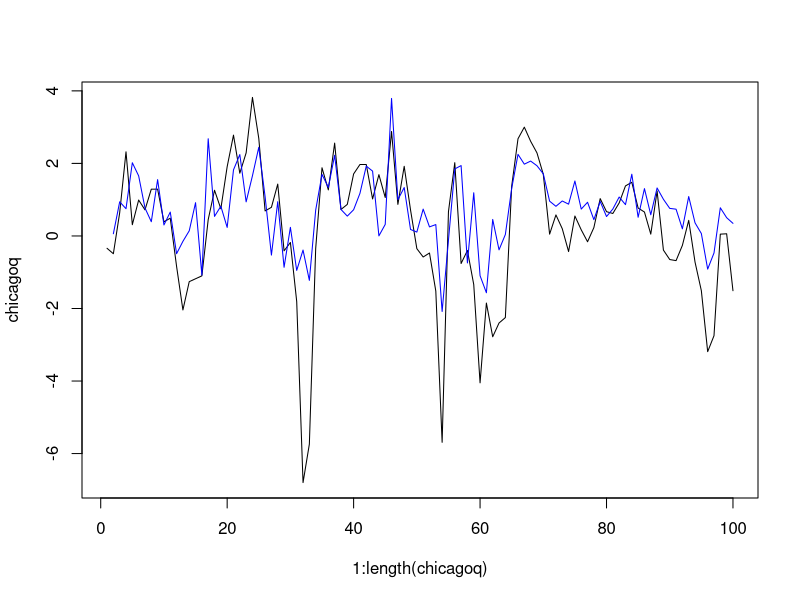

Reproduce this figure in R. (Note: this script raises an error after producing the figure.)
# c01_prepare_data_m.R ----

## Import ----

### Monthly data ----

# xlsdata <- read.xls('data/data_m_in.xlsx')
xlsdata <- readxl::read_excel(path = "data/data_m_in.xlsx")
data    <- xlsdata[, 3:ncol(xlsdata)]
labels  <- colnames(data)

## Timing and labeling ----
# Note: The problem with time is that as a data frame with just one column,
# it gets converted to a vector, which is useful for plotting.
# But as a tibble, it remains a two-dimensional object (column-vector) and
# we have to transpose it to become a vector.
# We can use time or as.vector(time) ...
time         <- xlsdata[, 1] + (1 / 12) * (xlsdata[, 2] - 1)
# labelmat     <- read.xls('data/data_m_in.xlsx', sheet = 2, header = FALSE)
labelmat     <- readxl::read_excel(path = "data/data_m_in.xlsx", sheet = 2)
labels_print <- labels

for (vv in 1:length(labels_print)) {
  
  col <- which(labelmat[, 1] %in% labels[vv])
  
  if (length(col) > 0) {
    
    labels_print[vv] <- as.character(labelmat[col, 2])
  }
}

rm(xlsdata, labelmat, vv, col)

## Data treatment ----
# 100 * log of variables in levels (replace series)
var <- c('IP', 'CPI', 'CoreCPI', 'GDPIHS', 'PotGDP', 'PPI')

for (vv in 1:length(var)) {
  
  col <- which(labels %in% var[vv])
  
  if (length(col) > 0) {
    
    data[, col] <- 100 * log(data[, col])
  }
}

# y/y growth rates (generate new series)
var <- c('IP', 'CPI', 'CoreCPI', 'PPI')

for (vv in 1:length(var)) {
  
  col <- which(labels %in% var[vv])
  
  if (length(col) > 0) {
    
    data <- cbind(data, NA)
    data[13:nrow(data), ncol(data)] <- data[13:nrow(data), col] - data[1:(nrow(data) - 12), col]
    colnames(data)[ncol(data)] <- paste0(var[vv], 'Gr12')
    labels <- colnames(data)
    labels_print <- c(labels_print, paste0(var[vv], ' growth'))
  }
}

labels_print[which(labels %in% 'CPIGr12')]     <- 'Inflation'
labels_print[which(labels %in% 'CoreCPIGr12')] <- 'Inflation'
labels_print[which(labels %in% 'PPIGr12')]     <- 'Commodity price inflation'

# first difference
var <- c('FFR', 'FFRshadow', 'CPI', 'CoreCPI', 'GDPgap')

for (vv in 1:length(var)) {
  
  col <- which(labels %in% var[vv])
  
  if (length(col) > 0) {
    
    data <- cbind(data, NA)
    data[2:nrow(data), ncol(data)] <- data[2:nrow(data), col] - data[1:(nrow(data) - 1), col]
    colnames(data)[ncol(data)] <- paste0('d', var[vv])
    labels <- colnames(data)
    labels_print <- c(labels_print, paste0(labels_print[col], ' growth'))
  }
}

labels_print[which(labels %in% 'dFFR')]     <- 'Interest rate change'
labels_print[which(labels %in% 'dCPI')]     <- 'Inflation'
labels_print[which(labels %in% 'dCoreCPI')] <- 'Inflation'

# moving average
var <- c('dGDPgap')

for (vv in 1:length(var)) {
  
  col <- which(labels %in% var[vv])
  
  if (length(col) > 0) {
    
    data <- cbind(data, NA)
    data[, ncol(data)] <- c(stats::filter(data[, col], rep(1/20, 20), sides = 1))
    colnames(data)[ncol(data)] <- paste0(var[vv], 'MA20')
    labels <- colnames(data)
    labels_print <- c(labels_print, paste0(labels_print[col], ' Trend'))
  }
}

# change the volatility of the monthly Chicago index implies the same std of
# its quarterly aggregate and the real GDP growth rate
col <- which(labels %in% 'oriChicago')
chicagom <- data[, col]
year    <- floor(time)
month   <- (time - year) * 12 + 1
quarter <- ifelse(month <= 3.1, 1,
                  ifelse((month >= 3.9 & month <= 6.1), 2,
                  ifelse((month >= 6.9 & month <= 9.1), 3, 4)))
quarter  <- year + (quarter / 4 - 0.25)
qvalues  <- unique(quarter[year < 1992]) # only need period prior to 1992
chicagoq <- rep(NA, length(qvalues))

for (qq in 1:length(qvalues)) {
  chicagoq[qq] <- sum(chicagom[quarter == qvalues[qq]], na.rm = TRUE)
}

### Quarterly data ----

# dataq     <- read.xls('data/data_m_in.xlsx', sheet = 4, header = TRUE)
dataq     <- readxl::read_excel(path = "data/data_m_in.xlsx", sheet = 4)
GDPgrowth <- dataq$GDPgrowth[1:length(chicagoq)]

plot(1:length(chicagoq), chicagoq, 'l')
lines(1:length(chicagoq), GDPgrowth, 'l', col = 'blue')

chicagoq  <- chicagoq[2:length(chicagoq)]
GDPgrowth <- GDPgrowth[2:length(GDPgrowth)]

lm(GDPgrowth ~ 0 + chicagoq)

rm(chicagom, chicagoq, GDPgrowth, month, year, quarter, qq, qvalues)

# monthly output gap: compare own measure to quarterly CBO measure and
# hp-filtered version

dataq     <- dataq[1:215, c('GDP', 'GDPgap')] # real GDP level; CBO output gap
dataq$GDP <- 100 * log(dataq$GDP)  # 100*log(GDP)
hp        <- hpfilter(dataq$GDP, type = 'lambda', freq = 1600)
dataq$GDPhppot <- hp$trend #  hp-filtered potential
dataq$GDPhpgap <- hp$cycle
dataq$idx <- seq(1, nrow(dataq), 1)
dataq3    <- rbind(dataq, dataq, dataq)
dataq3    <- dataq3[order(dataq3$idx), ]

while (nrow(dataq3) < nrow(data)) {
  dataq3 <- rbind(dataq3, NA)
}

# Plot descriptive time series
xt00 <- which(time == 2000)
xt   <- c(sort(seq(xt00, 0, -60)), seq(xt00 + 60, nrow(time), 60))
          
# output gap measures
plot(t(time), data$GDPgap, 'l', lwd = 1.5, ylab = 'Output gap', xlab = '', ylim = c(-12.5, 5))
grid()
lines(t(time), dataq3$GDPgap, col = 'blue', lwd = 2)
lines(t(time), dataq3$GDPhpgap, col = 'red', lty = 2, lwd = 2)
abline(h = 0)        
legend('bottomleft', legend = c('Monthly own measure', 'Quarterly CBO estimate',
                              'Quarterly hp-filteres series (lambda=1600)'),
       col=c('black', 'blue', 'red'), lwd = c(1.5, 2, 2), lty = c(1, 1, 2), box.lty = 0)          
rm(dataq, dataq3, hp)
         
# 'state' graph
s  <- data$GDPgap
s2 <- (s - mean(s, na.rm = TRUE)) / sd(s, na.rm = TRUE)
s3 <- (s - quantile(s, 0.05, na.rm = TRUE)) / sd(s, na.rm = TRUE)
Fs <- exp(-1.5*s2) / (1 + exp(-1.5*s2))
plot(t(time), Fs, 'l', lwd = 2, ylim = c(0, 1.3), xlab = '')
grid()  
Fs <- exp(-5*s2) / (1 + exp(-5*s2))
lines(t(time), Fs, col = 'blue', lwd = 2, lty = 2)
Fs <- exp(-1.5*s3) / (1 + exp(-1.5*s3))
lines(t(time), Fs, col = 'red', lwd = 2, lty = 3)        
legend('topleft', legend = c('gamma = 1.5', 'gamma = 5', 'gamma = 1.5, mu = q10'),
       col = c('black', 'blue', 'red'), lwd = 2, lty = c(1, 2, 3), box.lty = 0)
rm(s, s2, s3, Fs)
      
# plot all time series
for (vv in 1:ncol(data)) {
  plot(t(time), data[, vv], 'l', lwd = 2, xlab = '', ylab = labels_print[vv])
  grid()
}

# Export, housekeeping
data_lib        <- data
labels_lib      <- labels          
printlabels_lib <- labels_print
rm(col, vv, var, data, labels, labels_print, xt, xt00)
save(file = 'data/data_m_ready.RData', list = c('data_lib', 'labels_lib', 'printlabels_lib', 'time'))

# END